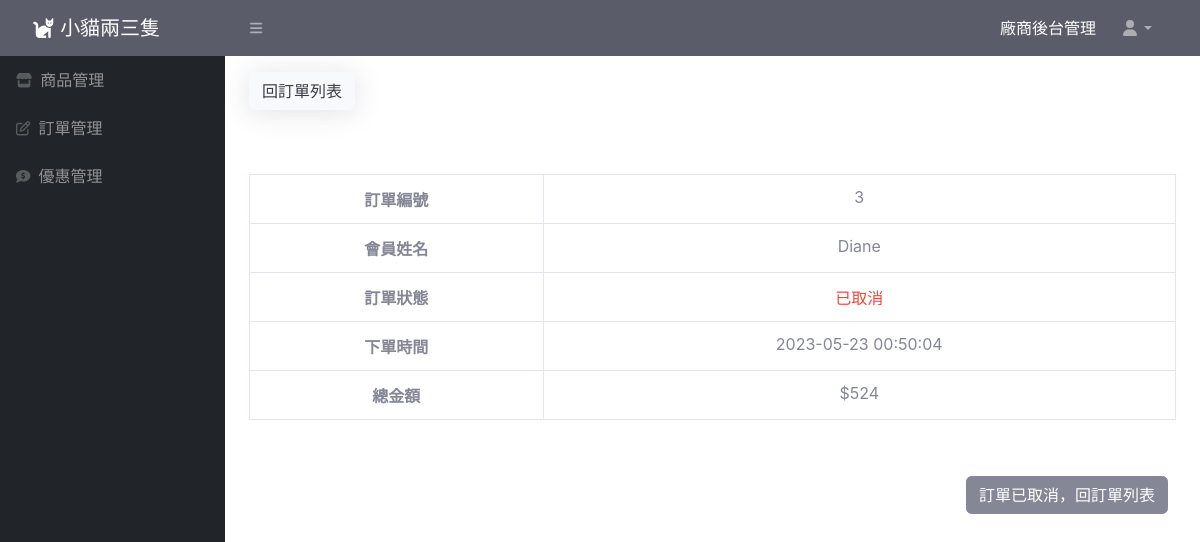
Page /pet_back/order-update.php?order_id=3 on the earlier database version.
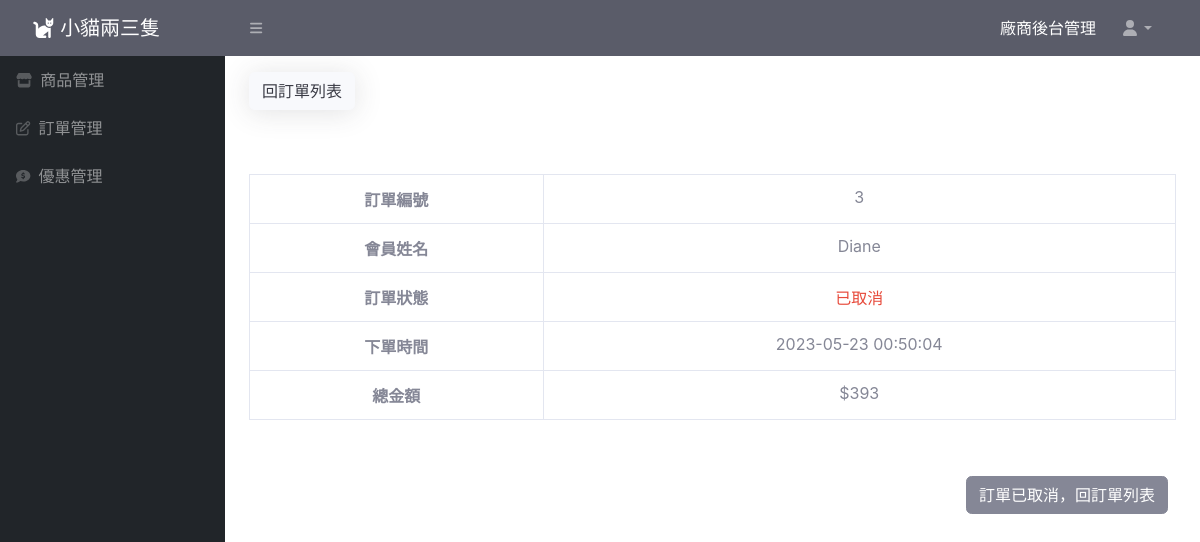
Same page on the later database version.
### tables this page shows
CREATE TABLE `orders` (
  `order_id` int(30) NOT NULL,
  `vendor_id` int(30) NOT NULL,
  `user_id` int(30) NOT NULL,
  `status_id` varchar(30) NOT NULL,
  `created_at` datetime NOT NULL,
  `total_amount` int(50) NOT NULL
);

CREATE TABLE `users` (
  `user_id` int(11) NOT NULL,
  `username` varchar(30) NOT NULL,
  `password` varchar(30) NOT NULL,
  `email` varchar(30) NOT NULL,
  `created_at` datetime NOT NULL,
  `updated_at` datetime NOT NULL,
  `valid` tinyint(4) UNSIGNED NOT NULL
);

CREATE TABLE `order_status` (
  `status_id` int(3) NOT NULL,
  `status_name` varchar(30) NOT NULL
);

### pet_back/order/order-update.php (the view, shortened to what this page needs)
<?php
$order_id = $_GET["order_id"];
require_once("./db_connect.php");
$sql = "SELECT orders.*, users.username AS user_name, order_status.status_name AS status_name
FROM orders
JOIN users ON users.user_id = orders.user_id
JOIN order_status ON order_status.status_id = orders.status_id
WHERE order_id= $order_id";
$result = $conn->query($sql);
$row = $result->fetch_assoc();
?>
<!doctype html>
<html lang="en">
<head>
    <link href="https://cdn.jsdelivr.net/npm/bootstrap@5.2.1/dist/css/bootstrap.min.css" rel="stylesheet">
    <link href="css/sb-admin-2.min.css" rel="stylesheet">
</head>
<body>
    <div class="container ">
        <div class="py-3 text-start">
            <?php if (isset($_GET["order_id"])) : ?>
                <a class="btn btn-light shadow  bg-body-tertiary rounded" href="order-list.php">回訂單列表</a>
            <?php endif; ?>
        </div>
        <form action="order-doUpdate.php" method="post">
            <table class="table table-bordered my-5 text-center">
                <tr>
                    <th>訂單編號</th>
                    <td><?= $row["order_id"] ?></td>
                </tr>
                <tr>
                    <th>會員姓名</th>
                    <td><?= $row["user_name"] ?></td>
                </tr>
                <tr>
                    <th>訂單狀態</th>
                    <td class="text-danger"><?= $row["status_name"] ?></td>
                </tr>
                <tr>
                    <th>下單時間</th>
                    <td><?= $row["created_at"] ?></td>
                </tr>
                <tr>
                    <th>總金額</th>
                    <td>$<?= $row["total_amount"] ?></td>
                </tr>
            </table>
            <div class="py-2 d-flex justify-content-end">
                <?php if ($row["status_id"] == 1) : ?>
                    <button class="btn btn-warning mx-2" type="submit" name="action" value="ship">出貨</button>
                    <button class="btn btn-danger mx-2" type="button" name="action" value="cancel" data-bs-toggle="modal" data-bs-target="#deleteModal">取消訂單</button>
                <?php elseif ($row["status_id"] == 2 || $row["status_id"] == 3) : ?>
                    <button class="btn btn-danger mx-2" type="button" name="action" value="cancel" data-bs-toggle="modal" data-bs-target="#deleteModal">取消訂單</button>
                <?php elseif ($row["status_id"] == 4) : ?>
                    <a class="btn btn-secondary mx-2" href="./order-list.php">訂單已取消，回訂單列表</a>
                <?php endif; ?>
            </div>
        </form>
    </div>
</body>
</html>

Differences in the rows shown:
changed orders "Diane": total_amount "524" → "393"
